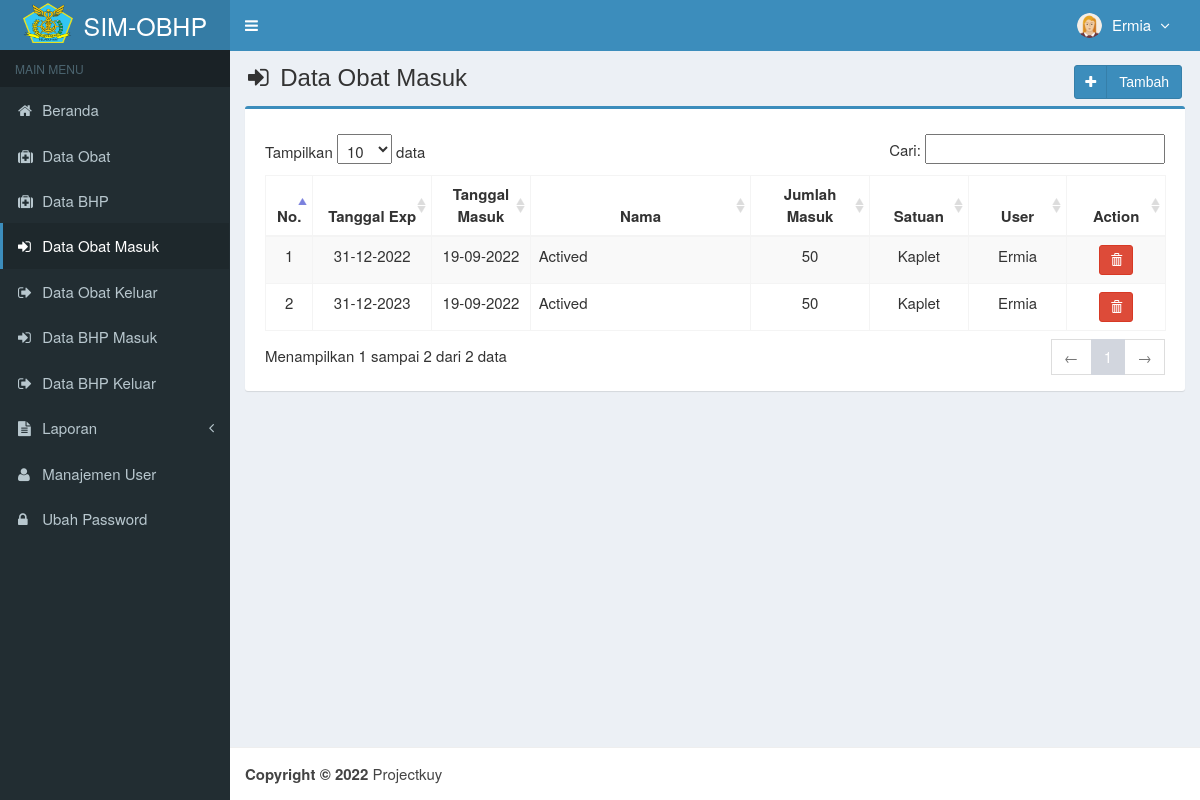
The app's page /main.php?module=obat_masuk (signed in) with its own data.
### tables this page shows
CREATE TABLE `is_users` (
  `id_user` int(3) NOT NULL,
  `username` varchar(50) NOT NULL,
  `nama_user` varchar(50) NOT NULL,
  `password` varchar(50) NOT NULL,
  `email` varchar(50) DEFAULT NULL,
  `telepon` varchar(13) DEFAULT NULL,
  `foto` varchar(100) DEFAULT NULL,
  `hak_akses` enum('Super Admin','Manajer','Gudang') NOT NULL,
  `status` enum('aktif','blokir') NOT NULL DEFAULT 'aktif',
  `created_at` timestamp NOT NULL DEFAULT CURRENT_TIMESTAMP,
  `updated_at` timestamp NOT NULL DEFAULT CURRENT_TIMESTAMP ON UPDATE CURRENT_TIMESTAMP
);

CREATE TABLE `is_obat_masuk` (
  `id` int(2) NOT NULL,
  `tanggal_exp` date NOT NULL,
  `tanggal_masuk` date NOT NULL,
  `kode_obat` varchar(7) NOT NULL,
  `jumlah_masuk` int(11) NOT NULL,
  `created_user` int(3) NOT NULL,
  `created_date` timestamp NOT NULL DEFAULT CURRENT_TIMESTAMP ON UPDATE CURRENT_TIMESTAMP
);

CREATE TABLE `is_obat` (
  `kode_obat` varchar(7) NOT NULL,
  `nama_obat` varchar(50) NOT NULL,
  `golongan_obat` varchar(25) NOT NULL,
  `satuan` varchar(20) NOT NULL,
  `stok` int(11) DEFAULT NULL,
  `created_user` int(3) NOT NULL,
  `created_date` timestamp NOT NULL DEFAULT CURRENT_TIMESTAMP,
  `updated_user` int(3) NOT NULL,
  `updated_date` timestamp NOT NULL DEFAULT CURRENT_TIMESTAMP ON UPDATE CURRENT_TIMESTAMP
);

### modules/obat-masuk/view.php (the view, shortened to what this page needs)
<section class="content-header">
    <h1>
        <i class="fa fa-sign-in icon-title"></i> Data Obat Masuk
        <a class="btn btn-primary btn-social pull-right" href="?module=form_obat_masuk&form=add" title="Tambah Data"
            data-toggle="tooltip">
            <i class="fa fa-plus"></i> Tambah
        </a>
    </h1>
</section>
<section class="content">
    <div class="row">
        <div class="col-md-12">
            <div class="box box-primary">
                <div class="box-body">
                    <table id="dataTables1" class="table table-bordered table-striped table-hover">
                        <thead>
                            <tr>
                                <th class="center">No.</th>
                                <th class="center">Tanggal Exp</th>
                                <th class="center">Tanggal Masuk</th>
                                <th class="center">Nama</th>
                                <th class="center">Jumlah Masuk</th>
                                <th class="center">Satuan</th>
                                <th class="center">User</th>
                                <th class="center">Action</th>
                            </tr>
                        </thead>
                        <tbody>
                            <?php
                            $no = 1;
                            $query = mysqli_query($mysqli, "SELECT a.id, a.tanggal_exp, a.tanggal_masuk,a.kode_obat,a.jumlah_masuk,b.kode_obat,b.nama_obat,b.satuan,c.nama_user
                                            FROM is_obat_masuk as a JOIN is_obat as b ON a.kode_obat=b.kode_obat
                                            JOIN is_users as c ON c.id_user = a.created_user ORDER BY id DESC")
                                or die('Ada kesalahan pada query tampil Data Obat Masuk: ' . mysqli_error($mysqli));
                            while ($data = mysqli_fetch_assoc($query)) {
                                $tanggal         = $data['tanggal_masuk'];
                                $exp             = explode('-', $tanggal);
                                $tanggal_masuk   = $exp[2] . "-" . $exp[1] . "-" . $exp[0];
                                $tanggal         = $data['tanggal_exp'];
                                $exp             = explode('-', $tanggal);
                                $tanggal_exp   = $exp[2] . "-" . $exp[1] . "-" . $exp[0];
                                echo "<tr>
                      <td width='30' class='center'>$no</td>
                      <td width='100' class='center'>$tanggal_exp</td>
                      <td width='80' class='center'>$tanggal_masuk</td>
                      <td width='200'>$data[nama_obat]</td>
                      <td width='100' align='center'>$data[jumlah_masuk]</td>
                      <td width='80' class='center'>$data[satuan]</td>
                      <td width='80' class='center'>$data[nama_user]</td>
                      <td class='center' width='80'>
                        <div>
                          ";
                            ?>
                            <a data-toggle="tooltip" data-placement="top" title="Hapus" class="btn btn-danger btn-sm"
                                href="modules/obat-masuk/proses.php?act=delete&id=<?php echo $data['id']; ?>"
                                onclick="return confirm('Anda yakin ingin menghapus obat <?php echo $data['nama_obat']; ?> ?');">
                                <i style="color:#fff" class="glyphicon glyphicon-trash"></i>
                            </a>
                            <?php
                                echo "    </div>
                      </td>
                    </tr>";
                                $no++;
                            }
                            ?>
                        </tbody>
                    </table>
                </div>
            </div>
        </div>
    </div>
</section><!-- /.content

### top-menu.php (shortened to what this page needs)
<?php
require_once "config/database.php";
$query = mysqli_query($mysqli, "SELECT id_user, nama_user, foto, hak_akses FROM is_users WHERE id_user='$_SESSION[id_user]'")
                                or die('Ada kesalahan pada query tampil Manajemen User: '.mysqli_error($mysqli));
$data = mysqli_fetch_assoc($query);
?>
<li class="dropdown user user-menu">
  <a href="#" class="dropdown-toggle" data-toggle="dropdown">
  <?php
  if ($data['foto']=="") { ?>
    <img src="images/user/user-default.png" class="user-image" alt="User Image"/>
  <?php
  }
  else { ?>
    <img src="images/user/<?php echo $data['foto']; ?>" class="user-image" alt="User Image"/>
  <?php
  }
  ?>
    <span class="hidden-xs"><?php echo $data['nama_user']; ?> <i style="margin-left:5px" class="fa fa-angle-down"></i></span>
  </a>
</li>

### assets/css/style.css (style rules this page uses)
.btn-social *:first-child { border-right: 1px solid rgba(0, 0, 0, 0.1); bottom: 0; font-size: 1em !important; left: 0; line-height: 32px !important; position: absolute; text-align: center; top: 0; width: 32px !important; }
.content-header { padding: 15px 18px 0; position: relative; }
.center { text-align:center; }
.icon-title { margin-right: 5px; }
body { background-color: #fff; color: #333; font-size: 15px; line-height: 1.42857; }

### records on screen
is_users: foto (picture), nama_user "Ermia"
is_obat_masuk: tanggal_exp "31-12-2022", tanggal_masuk "19-09-2022", kode_obat.nama_obat "Actived", jumlah_masuk "50", kode_obat.satuan "Kaplet", created_user.nama_user "Ermia"
is_obat_masuk: tanggal_exp "31-12-2023", tanggal_masuk "19-09-2022", kode_obat.nama_obat "Actived", jumlah_masuk "50", kode_obat.satuan "Kaplet", created_user.nama_user "Ermia"
